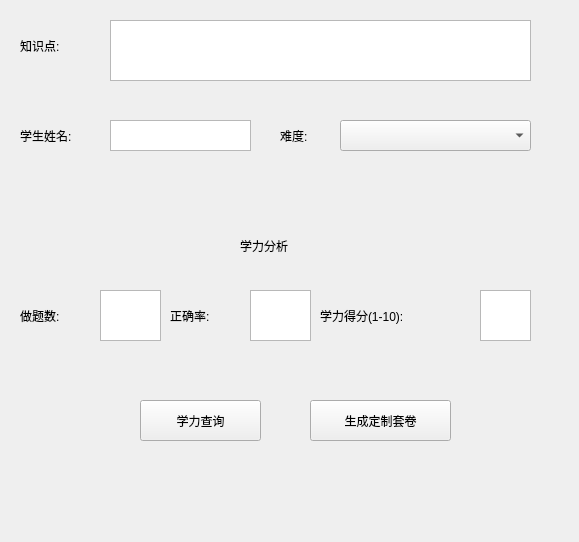
<?xml version="1.0" encoding="UTF-8"?>
<ui version="4.0">
 <class>Form</class>
 <widget class="QWidget" name="Form">
  <property name="geometry">
   <rect>
    <x>0</x>
    <y>0</y>
    <width>579</width>
    <height>542</height>
   </rect>
  </property>
  <property name="windowTitle">
   <string>Form</string>
  </property>
  <widget class="QLabel" name="label">
   <property name="geometry">
    <rect>
     <x>20</x>
     <y>30</y>
     <width>101</width>
     <height>31</height>
    </rect>
   </property>
   <property name="styleSheet">
    <string notr="true">font: 18pt &quot;黑体&quot;;</string>
   </property>
   <property name="text">
    <string>知识点:</string>
   </property>
  </widget>
  <widget class="QTextBrowser" name="textBrowser">
   <property name="geometry">
    <rect>
     <x>110</x>
     <y>20</y>
     <width>421</width>
     <height>61</height>
    </rect>
   </property>
  </widget>
  <widget class="QPushButton" name="pushButton">
   <property name="geometry">
    <rect>
     <x>140</x>
     <y>400</y>
     <width>121</width>
     <height>41</height>
    </rect>
   </property>
   <property name="styleSheet">
    <string notr="true">font: 14pt &quot;黑体&quot;;</string>
   </property>
   <property name="text">
    <string>学力查询</string>
   </property>
  </widget>
  <widget class="QLabel" name="label_2">
   <property name="geometry">
    <rect>
     <x>20</x>
     <y>120</y>
     <width>101</width>
     <height>31</height>
    </rect>
   </property>
   <property name="styleSheet">
    <string notr="true">font: 14pt &quot;黑体&quot;;</string>
   </property>
   <property name="text">
    <string>学生姓名:</string>
   </property>
  </widget>
  <widget class="QTextEdit" name="textEdit">
   <property name="geometry">
    <rect>
     <x>110</x>
     <y>120</y>
     <width>141</width>
     <height>31</height>
    </rect>
   </property>
  </widget>
  <widget class="QLabel" name="label_3">
   <property name="geometry">
    <rect>
     <x>280</x>
     <y>120</y>
     <width>51</width>
     <height>31</height>
    </rect>
   </property>
   <property name="styleSheet">
    <string notr="true">font: 14pt &quot;黑体&quot;;</string>
   </property>
   <property name="text">
    <string>难度:</string>
   </property>
  </widget>
  <widget class="QLabel" name="label_4">
   <property name="geometry">
    <rect>
     <x>170</x>
     <y>300</y>
     <width>101</width>
     <height>31</height>
    </rect>
   </property>
   <property name="styleSheet">
    <string notr="true">font: 14pt &quot;黑体&quot;;</string>
   </property>
   <property name="text">
    <string>正确率:</string>
   </property>
  </widget>
  <widget class="QLabel" name="label_5">
   <property name="geometry">
    <rect>
     <x>240</x>
     <y>230</y>
     <width>101</width>
     <height>31</height>
    </rect>
   </property>
   <property name="styleSheet">
    <string notr="true">font: 18pt &quot;黑体&quot;;</string>
   </property>
   <property name="text">
    <string>学力分析</string>
   </property>
  </widget>
  <widget class="QTextBrowser" name="textBrowser_2">
   <property name="geometry">
    <rect>
     <x>250</x>
     <y>290</y>
     <width>61</width>
     <height>51</height>
    </rect>
   </property>
  </widget>
  <widget class="QLabel" name="label_6">
   <property name="geometry">
    <rect>
     <x>320</x>
     <y>300</y>
     <width>151</width>
     <height>31</height>
    </rect>
   </property>
   <property name="styleSheet">
    <string notr="true">font: 14pt &quot;黑体&quot;;</string>
   </property>
   <property name="text">
    <string>学力得分(1-10):</string>
   </property>
  </widget>
  <widget class="QTextBrowser" name="textBrowser_3">
   <property name="geometry">
    <rect>
     <x>480</x>
     <y>290</y>
     <width>51</width>
     <height>51</height>
    </rect>
   </property>
  </widget>
  <widget class="QPushButton" name="pushButton_2">
   <property name="geometry">
    <rect>
     <x>310</x>
     <y>400</y>
     <width>141</width>
     <height>41</height>
    </rect>
   </property>
   <property name="styleSheet">
    <string notr="true">font: 14pt &quot;黑体&quot;;</string>
   </property>
   <property name="text">
    <string>生成定制套卷</string>
   </property>
  </widget>
  <widget class="QComboBox" name="comboBox">
   <property name="geometry">
    <rect>
     <x>340</x>
     <y>120</y>
     <width>191</width>
     <height>31</height>
    </rect>
   </property>
  </widget>
  <widget class="QTextBrowser" name="textBrowser_4">
   <property name="geometry">
    <rect>
     <x>100</x>
     <y>290</y>
     <width>61</width>
     <height>51</height>
    </rect>
   </property>
  </widget>
  <widget class="QLabel" name="label_7">
   <property name="geometry">
    <rect>
     <x>20</x>
     <y>300</y>
     <width>101</width>
     <height>31</height>
    </rect>
   </property>
   <property name="styleSheet">
    <string notr="true">font: 14pt &quot;黑体&quot;;</string>
   </property>
   <property name="text">
    <string>做题数:</string>
   </property>
  </widget>
 </widget>
 <resources/>
 <connections/>
</ui>
